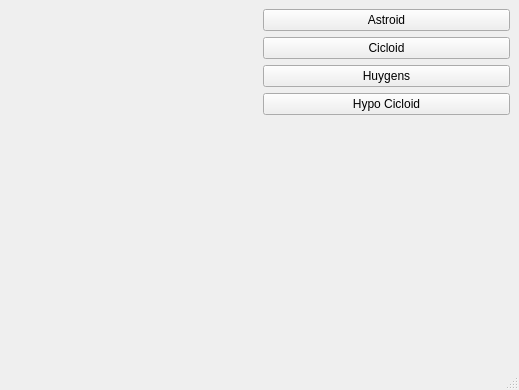
<?xml version="1.0" encoding="UTF-8"?>
<ui version="4.0">
 <class>MainWindow</class>
 <widget class="QMainWindow" name="MainWindow">
  <property name="geometry">
   <rect>
    <x>0</x>
    <y>0</y>
    <width>519</width>
    <height>390</height>
   </rect>
  </property>
  <property name="windowTitle">
   <string>MainWindow</string>
  </property>
  <widget class="QWidget" name="centralwidget">
   <layout class="QGridLayout" name="gridLayout">
    <item row="0" column="0">
     <layout class="QHBoxLayout" name="horizontalLayout">
      <item>
       <widget class="RenderArea" name="renderArea" native="true"/>
      </item>
      <item>
       <layout class="QVBoxLayout" name="verticalLayout">
        <item>
         <widget class="QPushButton" name="btnAstroid">
          <property name="text">
           <string>Astroid</string>
          </property>
         </widget>
        </item>
        <item>
         <widget class="QPushButton" name="btCicloid">
          <property name="text">
           <string>Cicloid</string>
          </property>
         </widget>
        </item>
        <item>
         <widget class="QPushButton" name="btnHuygens">
          <property name="text">
           <string>Huygens</string>
          </property>
         </widget>
        </item>
        <item>
         <widget class="QPushButton" name="btnHypo">
          <property name="text">
           <string>Hypo Cicloid</string>
          </property>
         </widget>
        </item>
        <item>
         <spacer name="verticalSpacer">
          <property name="orientation">
           <enum>Qt::Vertical</enum>
          </property>
          <property name="sizeHint" stdset="0">
           <size>
            <width>20</width>
            <height>38</height>
           </size>
          </property>
         </spacer>
        </item>
       </layout>
      </item>
     </layout>
    </item>
   </layout>
  </widget>
  <widget class="QMenuBar" name="menubar">
   <property name="geometry">
    <rect>
     <x>0</x>
     <y>0</y>
     <width>519</width>
     <height>21</height>
    </rect>
   </property>
  </widget>
  <widget class="QStatusBar" name="statusbar"/>
 </widget>
 <customwidgets>
  <customwidget>
   <class>RenderArea</class>
   <extends>QWidget</extends>
   <header location="global">renderarea.h</header>
   <container>1</container>
  </customwidget>
 </customwidgets>
 <resources/>
 <connections/>
</ui>
